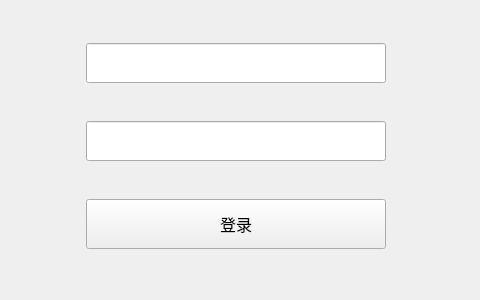
<?xml version="1.0" encoding="UTF-8"?>
<ui version="4.0">
 <class>LoginWindow</class>
 <widget class="QMainWindow" name="LoginWindow">
  <property name="geometry">
   <rect>
    <x>0</x>
    <y>0</y>
    <width>480</width>
    <height>300</height>
   </rect>
  </property>
  <property name="minimumSize">
   <size>
    <width>480</width>
    <height>300</height>
   </size>
  </property>
  <property name="maximumSize">
   <size>
    <width>480</width>
    <height>300</height>
   </size>
  </property>
  <property name="windowTitle">
   <string>学生信息管理系统</string>
  </property>
  <property name="windowIcon">
   <iconset resource="resources.qrc">
    <normaloff>:/res/icon/icon.png</normaloff>:/res/icon/icon.png</iconset>
  </property>
  <widget class="QWidget" name="centralwidget">
   <widget class="QWidget" name="layoutWidget">
    <property name="geometry">
     <rect>
      <x>11</x>
      <y>11</y>
      <width>451</width>
      <height>271</height>
     </rect>
    </property>
    <layout class="QGridLayout" name="gridLayout">
     <item row="0" column="0">
      <layout class="QHBoxLayout" name="horizontalLayout">
       <property name="leftMargin">
        <number>30</number>
       </property>
       <property name="rightMargin">
        <number>30</number>
       </property>
       <item>
        <widget class="QLineEdit" name="le_name">
         <property name="minimumSize">
          <size>
           <width>300</width>
           <height>40</height>
          </size>
         </property>
         <property name="maximumSize">
          <size>
           <width>300</width>
           <height>40</height>
          </size>
         </property>
         <property name="font">
          <font>
           <pointsize>12</pointsize>
          </font>
         </property>
        </widget>
       </item>
      </layout>
     </item>
     <item row="1" column="0">
      <layout class="QHBoxLayout" name="horizontalLayout_2">
       <property name="leftMargin">
        <number>30</number>
       </property>
       <property name="rightMargin">
        <number>30</number>
       </property>
       <item>
        <widget class="QLineEdit" name="le_pwd">
         <property name="minimumSize">
          <size>
           <width>300</width>
           <height>40</height>
          </size>
         </property>
         <property name="maximumSize">
          <size>
           <width>300</width>
           <height>40</height>
          </size>
         </property>
         <property name="font">
          <font>
           <pointsize>10</pointsize>
          </font>
         </property>
         <property name="echoMode">
          <enum>QLineEdit::Password</enum>
         </property>
        </widget>
       </item>
      </layout>
     </item>
     <item row="2" column="0">
      <layout class="QHBoxLayout" name="horizontalLayout_3">
       <property name="leftMargin">
        <number>30</number>
       </property>
       <property name="rightMargin">
        <number>30</number>
       </property>
       <item>
        <widget class="QPushButton" name="btn_login">
         <property name="minimumSize">
          <size>
           <width>300</width>
           <height>50</height>
          </size>
         </property>
         <property name="maximumSize">
          <size>
           <width>300</width>
           <height>16777215</height>
          </size>
         </property>
         <property name="font">
          <font>
           <family>黑体</family>
           <pointsize>12</pointsize>
          </font>
         </property>
         <property name="text">
          <string>登录</string>
         </property>
        </widget>
       </item>
      </layout>
     </item>
    </layout>
   </widget>
  </widget>
  <widget class="QMenuBar" name="menubar">
   <property name="geometry">
    <rect>
     <x>0</x>
     <y>0</y>
     <width>480</width>
     <height>26</height>
    </rect>
   </property>
  </widget>
 </widget>
 <resources>
  <include location="resources.qrc"/>
 </resources>
 <connections/>
</ui>
